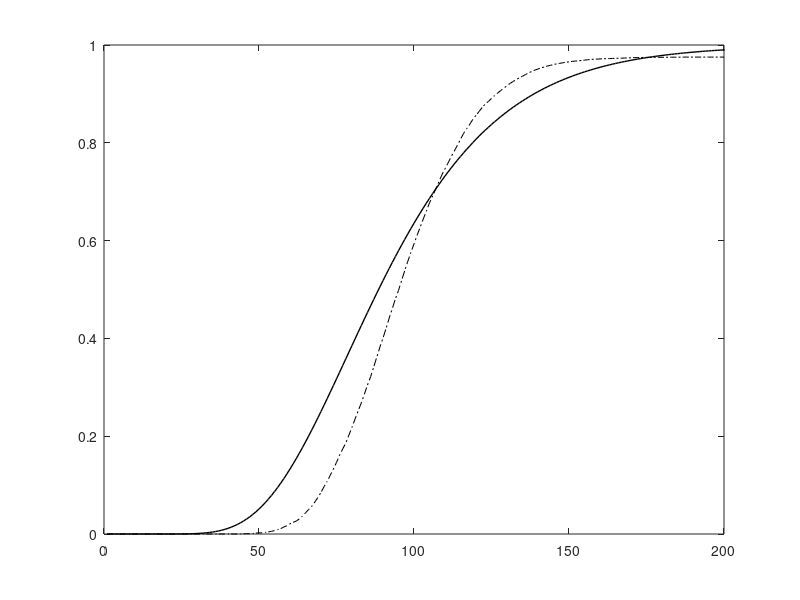

Write MATLAB code to recreate this figure.
%Plots the delta of an Asian Option across a variety of initial stock
%prices using Monte Carlo simulation

%Set Constants
    S0 = 98; %Initial price
    vol = 0.35; %Volatility
    K = 99; %Strike Price of the Option
    r = 0.05; %Risk-Free Rate of Interest
    u = 0.05; %Expected Return on the Stock (Annualized)
    dt = 1/12; %Time Increment, 1/252 implies daily data
    T = 1; %Time to maturity, in years
    Nrows = 10000; %Number of Simulations
    Ncols = 12; %Number of days (or some other time increment) to simulate

%Pre-calculate as many parameters as possible
    drift = (u-((vol^2)/2))*dt; 
        %First term of the differential equation
    part_stoch_part = vol*sqrt(dt); 
        %This isn't the whole of the second term in the differential equation, 
        %because the randomness needs to be set within the matrix itself

%Generate Random numbers
    random = randn(Nrows, Ncols);

%Premium Storage
Premiums = zeros(200,5);

%Generate Stock Price Paths
for n=1:201
    S0 = n;
    S = ones(Nrows, Ncols);
    S = S.*exp(drift+part_stoch_part.*random);
    S = cumprod(S,2);
    S = S0*S;
    S(:,1) = S0;

%Calculate Asian Option Prices
    %Asian Call
        %Path Averages
            A_Path = (1/Ncols)*sum(S,2);
        %Calculate Payoff
            Payoff_Call = A_Path - K;
            for i=1:length(Payoff_Call)
                if Payoff_Call(i) <0
                    Payoff_Call(i) = 0;
                end
            end
            Adjusted_Call_Payoff = max(Payoff_Call,[],2);
            Adjusted_Call_Payoff = exp(-r*T).*Adjusted_Call_Payoff;
            Asian_Call_Value = mean(Adjusted_Call_Payoff);
    %Asian Put
        %Calculate Payoff
            Payoff_Put = K - A_Path;
            for i=1:length(Payoff_Put)
                if Payoff_Put(i) <0
                    Payoff_Put(i) = 0;
                end
            end
            Adjusted_Put_Payoff = max(Payoff_Put,[],2);
            Adjusted_Put_Payoff = exp(-r*T).*Adjusted_Put_Payoff;
            Asian_Put_Value = mean(Adjusted_Put_Payoff);
Premiums(n,1) = Asian_Call_Value;
Premiums(n,2) = Asian_Put_Value;

%Black Scholes Option Premiums
    d1 = (log(S0/K) + (r+(vol^2)/2)*T)/(vol*sqrt(T));
    d2 = d1-(vol*sqrt(T));
    Call_BS = S0*cdf('Normal',d1,0,1) - K*exp(-r*T)*cdf('Normal',d2,0,1);
    Put_BS = K*exp(-r*T)*cdf('Normal',-d2,0,1)-S0*cdf('Normal',-d1,0,1);
    Deltas = cdf('Normal',d1,0,1);
    
    Premiums(n,3) = Call_BS;
    Premiums(n,4) = Put_BS;
    Premiums(n,5) = Deltas;
end

AsianDelPlot = plot(diff(Premiums(:,1)));
%plot(diff(Premiums(:,3)), 'LineWidth',2); 
set(AsianDelPlot,'LineStyle','-.','LineWidth',.75,'Color','k');
hold on;
VanillaPlot = plot(Premiums(:,5));
set(VanillaPlot,'LineWidth',1,'Color','k');
axis([0,200,0,1]);
hold off;